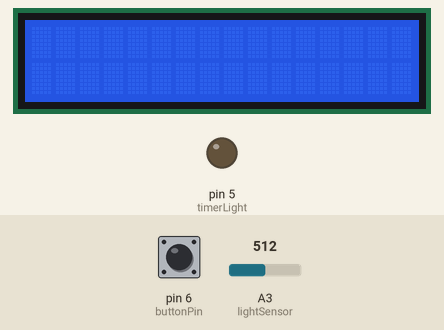
A sketch run on a simulated Arduino Uno, built with avr-gcc and run on an emulated ATmega328P. On the bench: 16×2 character LCD, output pins drawn as LEDs (lit = HIGH). The test bench sets the inputs (shaded band); at power-on: pin 6 (buttonPin) LOW, A3 (lightSensor) = 512. What the sketch prints to the serial monitor is not drawn.

Above: at 1.2 s.
1.3 s: pin 6 (buttonPin) pulled HIGH for 0.15 s
At 2.6 s:
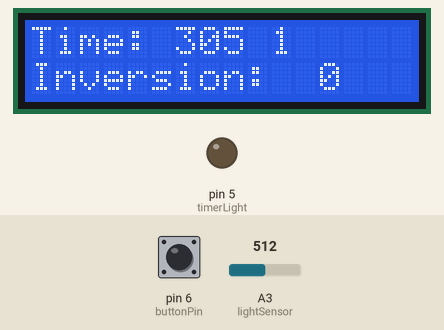
4.4 s: A3 (lightSensor) set to 693
7.1 s: A3 (lightSensor) set to 719
At 9.8 s:
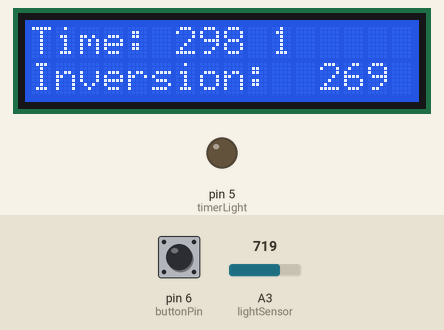
10.1 s: A3 (lightSensor) set to 690
At 12.9 s:
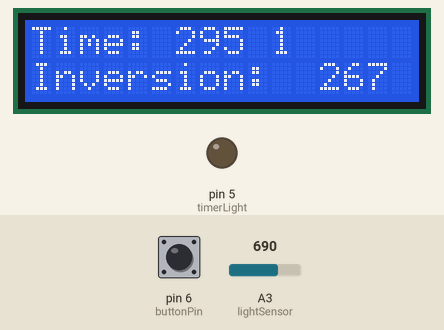
13.1 s: A3 (lightSensor) set to 710
At 14.9 s:
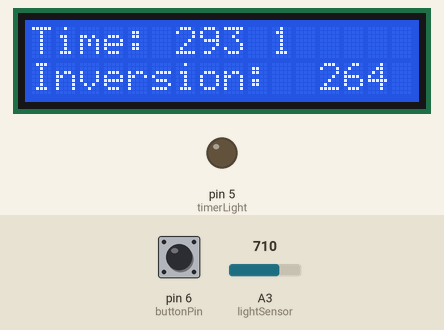
Timing chart, 0 to 16.4 s (numbered marks = the images above; inputs shaded):
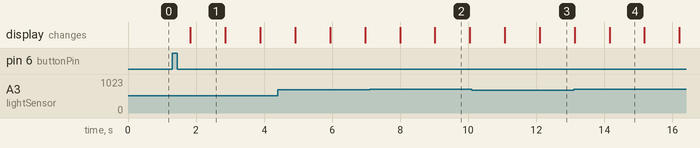

Measured:
- after the input at 1.3 s, the display: changes after 0.53 s (image 1)
- what the display in image 1 shows lasts 1.1 s, from 1.8 s to 2.9 s

The sketch:

FilmTimer_Nano_.ino
```cpp
//10/19/20 - I figure I need to be a lot more productive so here I am. I'm probably going to develop some film tonight so I think I need to work out the problems in this code
// so I can get more accute results. This should just output into the serial but I will input the lcd later. Also, for kicks and giggles I might try to fix it so that it will count seconds but
// display minutes. But first I need to fix the bugs.
int developS = 305; // 3:45 = 225
                  // 5:05 = 305

int blixS = 495; //  8:15 = 495

int blixStop;
int washS = 180; // 3:00
int timerLight = 5;
const int buttonPin = 6;
int buttonState = 0;
int lightSensor = A3;
int nextInvert;
int currentTimer;

int bath_stage = 0;
#include <Wire.h>
#include <LiquidCrystal_I2C.h>
LiquidCrystal_I2C lcd(0x27, 16, 2);

//To help clarify what I'm trying to do, this is a step by step walk through in filmTimerv2.txt
void setup()
{
  Serial.begin(9600);
  pinMode(timerLight, OUTPUT);
  pinMode(buttonPin, INPUT);
  //  currentTimer = developS;
  //  developerBath = true;
  lcd.init();                      // initialize the lcd
  lcd.backlight();
}
void loop()
{
  int lightValue = analogRead(lightSensor);
  buttonState = digitalRead(buttonPin);
  if (buttonState == HIGH) {
    bath_stage++;
    delay(500);
  }
  if (bath_stage == 1) {
    currentTimer = developS;
  } else if (bath_stage == 2) {
    currentTimer = blixS;
  }

  if (buttonState == HIGH) {
    for (currentTimer; currentTimer >= 0; currentTimer --) {
      int lightValue = analogRead(lightSensor);
      Serial.println(bath_stage);

      //current Time readout
      lcd.setCursor(0, 0);
      lcd.print("Time:");
      if (currentTimer < 100)
      {
        lcd.setCursor(6, 0);
        lcd.print(" ");
        lcd.setCursor(7, 0);
        lcd.print(" ");
      }
      if (currentTimer < 10)
      {
        lcd.setCursor(7, 0);
        lcd.print(" ");
        lcd.setCursor(8, 0);
        lcd.print(" ");
      }
      lcd.setCursor(6, 0);
      lcd.print(currentTimer);
      lcd.setCursor(10, 0);
      lcd.print(bath_stage);

      //Next Invert Readout
      Serial.println(lightValue);
      if (nextInvert < 100)
      {
        lcd.setCursor(13, 1);
        lcd.print(" ");

        lcd.setCursor(14, 1);
        lcd.print(" ");
      }
      lcd.setCursor(0, 1);
      lcd.print("Inversion: ");
      lcd.setCursor(12, 1);
      lcd.print(nextInvert);

      if (nextInvert < 0)
      {
        lcd.setCursor(12, 1);
        lcd.print("0");
        lcd.setCursor(13, 1);
        lcd.print(" ");
        lcd.setCursor(14, 1);
        lcd.print(" ");
      }

      if (currentTimer == developS - 30) { //40 for actual test
        digitalWrite(timerLight, HIGH);
        Serial.println("This little light of mine");
      } else if (currentTimer == blixS - 30) { //40 for actual test
        digitalWrite(timerLight, HIGH);
      }
      if (lightValue > 700) //to reverse this is actual live test
      {
        digitalWrite(timerLight, LOW);
        nextInvert = currentTimer - 30; //30 for actual test
        Serial.println("I'm gonna let it shine");
      }
      if (currentTimer == nextInvert) {
        digitalWrite(timerLight, HIGH);
        Serial.println("This little light of mine");
      }

      delay(1000);
    }
  }
}
```
